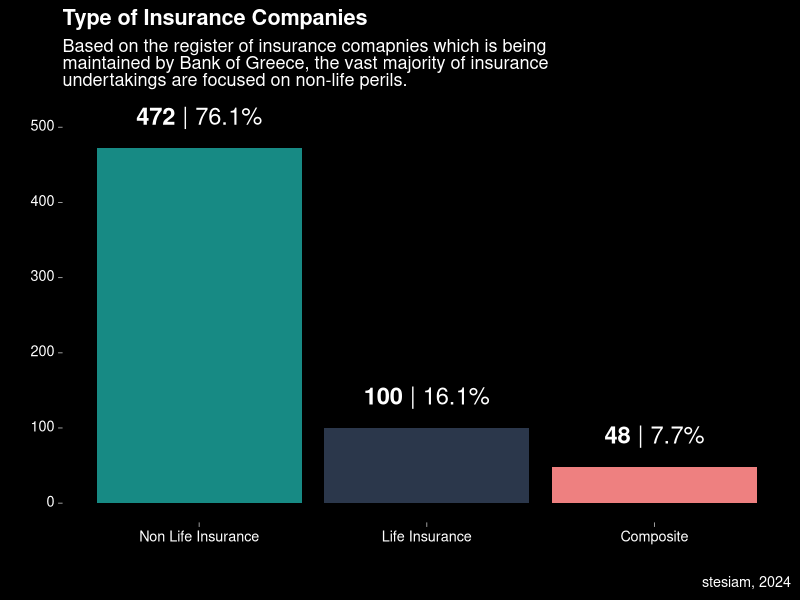

This chart was generated by the following R code:
# Import libraries

library(readr)
library(dplyr)
library(ggplot2)
library(glue)
library(ggtext)

# Read data

ins_companies = readr::read_csv("GRins.csv")

# Rename columns

ins_companies = ins_companies |>
  setNames(c("ID", "Name", "insCompType", "insCompCat", "insStatus", "Country", "OrigCountry",
             "Site", "Link", "Address"))


## Plot 1 - texts

title_text = glue("<b>Type of Insurance Companies</b>")
subtitle_text = glue("Based on the register of insurance comapnies which is being <br> maintained by Bank of Greece,
                     the vast majority of insurance <br> undertakings are focused on non-life perils.")
caption_text = glue("stesiam, 2024")

plot1  = ins_companies |>
  dplyr::filter(insStatus == "Active") |>
  count(insCompCat) %>%
  mutate(pct = round( (n / sum(n)) * 100, digits =1)) %>%
  ggplot(.,aes(x = reorder(insCompCat, -n), y = n, fill = insCompCat)) +
  geom_col() +
  geom_richtext(aes(x = reorder(insCompCat, -n), y = n+40, label = glue("<b>{n}</b> | {pct}%")), color = "white",
                fill = NA, label.color = NA, size = 6) +
    labs(title = title_text,
    subtitle =subtitle_text,
    caption = caption_text,
    x = "",
    y = ""
  ) +
  scale_fill_manual( values = c('#ee8080','#2b374b','#178a84')) +
  theme_light(base_size = 13) +
  theme(panel.grid = element_blank(),
        panel.border = element_blank(),
        plot.title = element_markdown(color = "white"),
        plot.subtitle = element_markdown(color = "white"),
        plot.caption = element_markdown(color = "white"),
        legend.position = "none",
        plot.background = element_rect(fill = "black", color = "black"),
        panel.background = element_rect(fill = "black"),
        axis.text = element_markdown(color = "white")
  )

ggsave("images/plot1.png", plot1,
       width = 6,
       height = 4)

